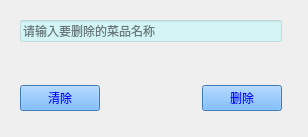
<?xml version="1.0" encoding="UTF-8"?>
<ui version="4.0">
 <class>DelteDish</class>
 <widget class="QWidget" name="DelteDish">
  <property name="geometry">
   <rect>
    <x>0</x>
    <y>0</y>
    <width>308</width>
    <height>137</height>
   </rect>
  </property>
  <property name="minimumSize">
   <size>
    <width>308</width>
    <height>137</height>
   </size>
  </property>
  <property name="maximumSize">
   <size>
    <width>308</width>
    <height>137</height>
   </size>
  </property>
  <property name="windowTitle">
   <string>删除菜品</string>
  </property>
  <property name="windowIcon">
   <iconset>
    <normaloff>G:/VideoOfYouTube/删除.png</normaloff>G:/VideoOfYouTube/删除.png</iconset>
  </property>
  <widget class="QWidget" name="widget_2" native="true">
   <property name="geometry">
    <rect>
     <x>20</x>
     <y>20</y>
     <width>262</width>
     <height>91</height>
    </rect>
   </property>
   <layout class="QVBoxLayout" name="verticalLayout">
    <property name="leftMargin">
     <number>0</number>
    </property>
    <property name="topMargin">
     <number>0</number>
    </property>
    <property name="rightMargin">
     <number>0</number>
    </property>
    <property name="bottomMargin">
     <number>0</number>
    </property>
    <item>
     <widget class="QLineEdit" name="lineEdit">
      <property name="styleSheet">
       <string notr="true">background-color: rgba(170, 255, 255, 100);</string>
      </property>
      <property name="placeholderText">
       <string>请输入要删除的菜品名称</string>
      </property>
     </widget>
    </item>
    <item>
     <spacer name="verticalSpacer">
      <property name="orientation">
       <enum>Qt::Vertical</enum>
      </property>
      <property name="sizeHint" stdset="0">
       <size>
        <width>20</width>
        <height>40</height>
       </size>
      </property>
     </spacer>
    </item>
    <item>
     <widget class="QWidget" name="widget" native="true">
      <layout class="QHBoxLayout" name="horizontalLayout">
       <property name="leftMargin">
        <number>0</number>
       </property>
       <property name="topMargin">
        <number>0</number>
       </property>
       <property name="rightMargin">
        <number>0</number>
       </property>
       <property name="bottomMargin">
        <number>0</number>
       </property>
       <item>
        <widget class="QPushButton" name="clearButton">
         <property name="styleSheet">
          <string notr="true">background-color: rgb(85, 170, 255);
color: rgb(0, 0, 255);</string>
         </property>
         <property name="text">
          <string>清除</string>
         </property>
         <property name="icon">
          <iconset>
           <normaloff>G:/VideoOfYouTube/清除.png</normaloff>G:/VideoOfYouTube/清除.png</iconset>
         </property>
        </widget>
       </item>
       <item>
        <spacer name="horizontalSpacer">
         <property name="orientation">
          <enum>Qt::Horizontal</enum>
         </property>
         <property name="sizeHint" stdset="0">
          <size>
           <width>40</width>
           <height>20</height>
          </size>
         </property>
        </spacer>
       </item>
       <item>
        <widget class="QPushButton" name="deleteButton">
         <property name="styleSheet">
          <string notr="true">background-color: rgb(85, 170, 255);
color: rgb(0, 0, 255);</string>
         </property>
         <property name="text">
          <string>删除</string>
         </property>
         <property name="icon">
          <iconset>
           <normaloff>G:/VideoOfYouTube/删除.png</normaloff>G:/VideoOfYouTube/删除.png</iconset>
         </property>
        </widget>
       </item>
      </layout>
     </widget>
    </item>
   </layout>
  </widget>
  <widget class="QLabel" name="label">
   <property name="geometry">
    <rect>
     <x>-19</x>
     <y>-6</y>
     <width>331</width>
     <height>151</height>
    </rect>
   </property>
   <property name="text">
    <string/>
   </property>
   <property name="pixmap">
    <pixmap>image/6cfd40df9c52ad80f71637a8aeaf6396.jpeg</pixmap>
   </property>
   <property name="scaledContents">
    <bool>true</bool>
   </property>
  </widget>
  <zorder>label</zorder>
  <zorder>widget_2</zorder>
 </widget>
 <layoutdefault spacing="6" margin="11"/>
 <resources/>
 <connections/>
</ui>
